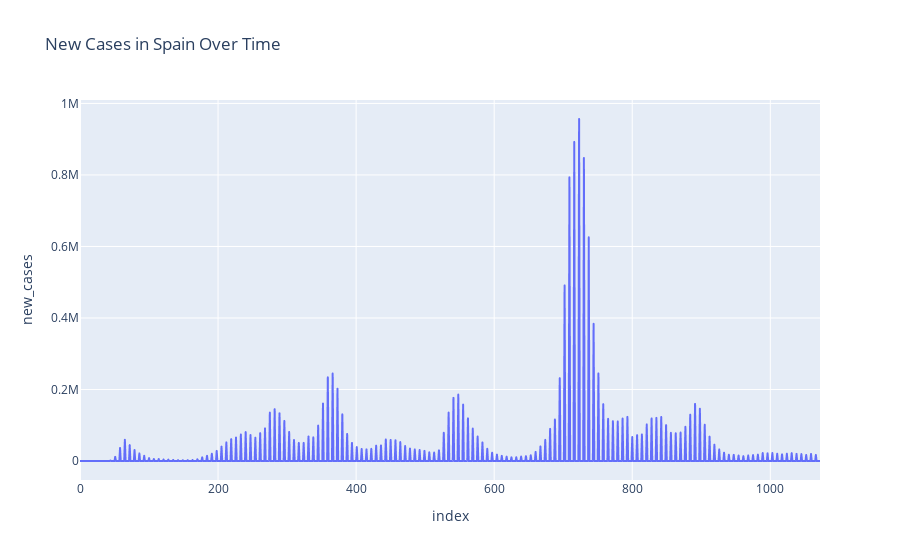

Notebook code cell kept with this figure:
### Markdown cell above
Using a target size (torch.Size([16])) that is different to the input size (torch.Size([16, 1])). This will likely lead to incorrect results due to broadcasting. Please ensure they have the same size.

/usr/local/lib/python3.11/dist-packages/torch/nn/modules/loss.py:610: UserWarning:

Using a target size (torch.Size([10])) that is different to the input size (torch.Size([10, 1])). This will likely lead to incorrect results due to broadcasting. Please ensure they have the same size.

### Code cell
spain_data = model_data.loc[model_data.location == 'Spain']
spain_data = spain_data[['new_cases']].reset_index(drop=True)
import plotly.express as px

fig = px.line(spain_data, y='new_cases', title='New Cases in Spain Over Time')
fig.show()

### Figure 1 — Plotly figure (JSON) as saved in the notebook; plotly's stock layout.template omitted (floating-point values rounded to 4 significant figures; data arrays with more than 128 entries replaced by an {"elided": "..."} marker saying what was removed)
{"data": [{"hovertemplate": "index=%{x}<br>new_cases=%{y}<extra></extra>", "legendgroup": "", "line": {"color": "#636efa", "dash": "solid"}, "marker": {"symbol": "circle"}, "mode": "lines", "name": "", "showlegend": false, "type": "scattergl", "x": {"elided": "1073 int values"}, "xaxis": "x", "y": {"elided": "1073 float values"}, "yaxis": "y"}], "layout": {"legend": {"tracegroupgap": 0}, "title": {"text": "New Cases in Spain Over Time"}, "xaxis": {"anchor": "y", "domain": [0, 1], "title": {"text": "index"}}, "yaxis": {"anchor": "x", "domain": [0, 1], "title": {"text": "new_cases"}}}}
